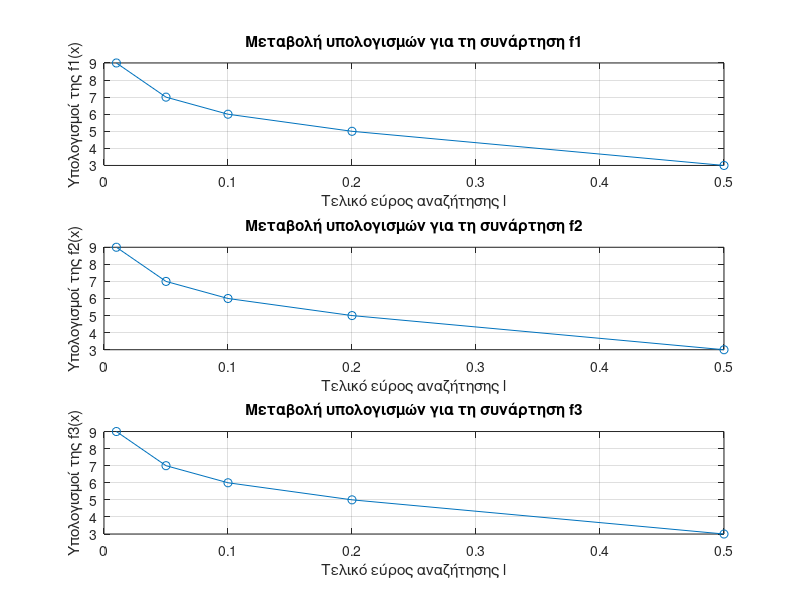

Reproduce this figure in MATLAB.
% Ορισμός των συναρτήσεων και των παραγώγων τους
f1 = @(x) (x - 2).^2 + x .* log(x + 3);
df1 = @(x) 2 * (x - 2) + log(x + 3) + x ./ (x + 3); % Παράγωγος της f1

f2 = @(x) exp(-2*x) + (x - 2).^2;
df2 = @(x) -2 * exp(-2*x) + 2 * (x - 2); % Παράγωγος της f2

f3 = @(x) exp(x) .* (x.^3 - 1) + (x - 1) .* sin(x);
df3 = @(x) exp(x) .* (x.^3 - 1) + exp(x) .* (3 * x.^2) + sin(x) + (x - 1) .* cos(x); % Παράγωγος της f3

% Αρχικό διάστημα [a, b] και τιμές l για τη μελέτη
a = -1;
b = 3;
l_values = [0.01, 0.05, 0.1, 0.2, 0.5]; % Διάφορες τιμές ακρίβειας l

% Πίνακες για να αποθηκεύσουμε τον αριθμό υπολογισμών για κάθε συνάρτηση
results_computations_f1 = zeros(size(l_values));
results_computations_f2 = zeros(size(l_values));
results_computations_f3 = zeros(size(l_values));

% Επανάληψη για κάθε τιμή του l για κάθε συνάρτηση
for l_idx = 1:length(l_values)
    l = l_values(l_idx);
    
    % Μέθοδος Διχοτόμου για f1
    alpha = a;
    beta = b;
    computations = 0;
    while (beta - alpha) > l
        x_k = (alpha + beta) / 2;
        computations = computations + 1;
        df_k = df1(x_k);
        if abs(df_k) < 1e-5
            break;
        elseif df_k > 0
            beta = x_k;
        else
            alpha = x_k;
        end
    end
    results_computations_f1(l_idx) = computations;
    
    % Μέθοδος Διχοτόμου για f2
    alpha = a;
    beta = b;
    computations = 0;
    while (beta - alpha) > l
        x_k = (alpha + beta) / 2;
        computations = computations + 1;
        df_k = df2(x_k);
        if abs(df_k) < 1e-5
            break;
        elseif df_k > 0
            beta = x_k;
        else
            alpha = x_k;
        end
    end
    results_computations_f2(l_idx) = computations;

    % Μέθοδος Διχοτόμου για f3
    alpha = a;
    beta = b;
    computations = 0;
    while (beta - alpha) > l
        x_k = (alpha + beta) / 2;
        computations = computations + 1;
        df_k = df3(x_k);
        if abs(df_k) < 1e-5
            break;
        elseif df_k > 0
            beta = x_k;
        else
            alpha = x_k;
        end
    end
    results_computations_f3(l_idx) = computations;
end

% Γραφικές παραστάσεις
figure;
subplot(3,1,1);
plot(l_values, results_computations_f1, '-o');
xlabel('Τελικό εύρος αναζήτησης l');
ylabel('Υπολογισμοί της f1(x)');
title('Μεταβολή υπολογισμών για τη συνάρτηση f1');
grid on;

subplot(3,1,2);
plot(l_values, results_computations_f2, '-o');
xlabel('Τελικό εύρος αναζήτησης l');
ylabel('Υπολογισμοί της f2(x)');
title('Μεταβολή υπολογισμών για τη συνάρτηση f2');
grid on;

subplot(3,1,3);
plot(l_values, results_computations_f3, '-o');
xlabel('Τελικό εύρος αναζήτησης l');
ylabel('Υπολογισμοί της f3(x)');
title('Μεταβολή υπολογισμών για τη συνάρτηση f3');
grid on;
